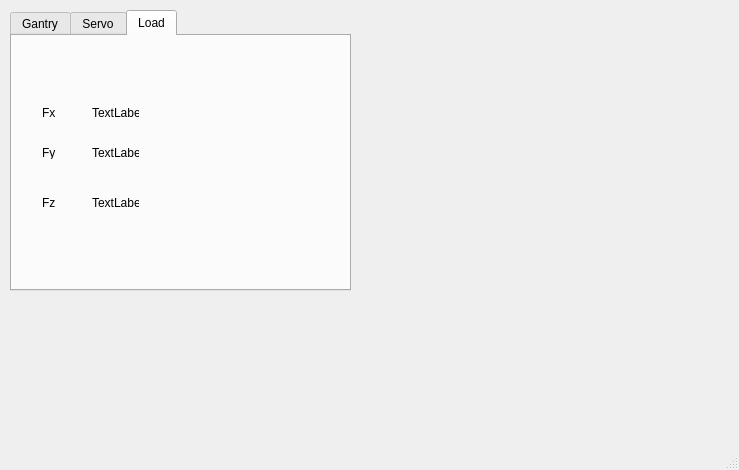
<?xml version="1.0" encoding="UTF-8"?>
<ui version="4.0">
 <class>MainWindow</class>
 <widget class="QMainWindow" name="MainWindow">
  <property name="geometry">
   <rect>
    <x>0</x>
    <y>0</y>
    <width>739</width>
    <height>470</height>
   </rect>
  </property>
  <property name="windowTitle">
   <string>MainWindow</string>
  </property>
  <widget class="QWidget" name="centralwidget">
   <widget class="QTabWidget" name="tabWidget">
    <property name="geometry">
     <rect>
      <x>10</x>
      <y>10</y>
      <width>341</width>
      <height>281</height>
     </rect>
    </property>
    <property name="currentIndex">
     <number>2</number>
    </property>
    <widget class="QWidget" name="tab">
     <attribute name="title">
      <string>Gantry</string>
     </attribute>
     <widget class="QLabel" name="setX">
      <property name="geometry">
       <rect>
        <x>10</x>
        <y>130</y>
        <width>31</width>
        <height>20</height>
       </rect>
      </property>
      <property name="text">
       <string>Set x</string>
      </property>
     </widget>
     <widget class="QSpinBox" name="xSpinBox">
      <property name="geometry">
       <rect>
        <x>60</x>
        <y>130</y>
        <width>91</width>
        <height>20</height>
       </rect>
      </property>
      <property name="minimum">
       <number>-1000000</number>
      </property>
      <property name="maximum">
       <number>1000000</number>
      </property>
      <property name="singleStep">
       <number>1000</number>
      </property>
     </widget>
     <widget class="QSpinBox" name="zSpinBox">
      <property name="geometry">
       <rect>
        <x>60</x>
        <y>210</y>
        <width>91</width>
        <height>22</height>
       </rect>
      </property>
      <property name="minimum">
       <number>-1000000</number>
      </property>
      <property name="maximum">
       <number>1000000</number>
      </property>
      <property name="singleStep">
       <number>1000</number>
      </property>
     </widget>
     <widget class="QSpinBox" name="ySpinBox">
      <property name="geometry">
       <rect>
        <x>60</x>
        <y>170</y>
        <width>91</width>
        <height>22</height>
       </rect>
      </property>
      <property name="minimum">
       <number>-1000000</number>
      </property>
      <property name="maximum">
       <number>1000000</number>
      </property>
      <property name="singleStep">
       <number>1000</number>
      </property>
     </widget>
     <widget class="QFrame" name="frame">
      <property name="geometry">
       <rect>
        <x>10</x>
        <y>10</y>
        <width>300</width>
        <height>80</height>
       </rect>
      </property>
      <property name="frameShape">
       <enum>QFrame::Box</enum>
      </property>
      <property name="frameShadow">
       <enum>QFrame::Raised</enum>
      </property>
      <widget class="QLabel" name="targetY">
       <property name="geometry">
        <rect>
         <x>160</x>
         <y>60</y>
         <width>47</width>
         <height>13</height>
        </rect>
       </property>
       <property name="text">
        <string>TextLabel</string>
       </property>
      </widget>
      <widget class="QLabel" name="targetZ">
       <property name="geometry">
        <rect>
         <x>230</x>
         <y>60</y>
         <width>47</width>
         <height>13</height>
        </rect>
       </property>
       <property name="text">
        <string>TextLabel</string>
       </property>
      </widget>
      <widget class="QLabel" name="currentZ">
       <property name="geometry">
        <rect>
         <x>230</x>
         <y>30</y>
         <width>47</width>
         <height>13</height>
        </rect>
       </property>
       <property name="text">
        <string>TextLabel</string>
       </property>
      </widget>
      <widget class="QLabel" name="currentY">
       <property name="geometry">
        <rect>
         <x>160</x>
         <y>30</y>
         <width>47</width>
         <height>13</height>
        </rect>
       </property>
       <property name="text">
        <string>TextLabel</string>
       </property>
      </widget>
      <widget class="QLabel" name="z">
       <property name="geometry">
        <rect>
         <x>230</x>
         <y>10</y>
         <width>47</width>
         <height>13</height>
        </rect>
       </property>
       <property name="text">
        <string>z</string>
       </property>
       <property name="alignment">
        <set>Qt::AlignCenter</set>
       </property>
      </widget>
      <widget class="QLabel" name="y">
       <property name="geometry">
        <rect>
         <x>160</x>
         <y>10</y>
         <width>47</width>
         <height>13</height>
        </rect>
       </property>
       <property name="text">
        <string>y</string>
       </property>
       <property name="alignment">
        <set>Qt::AlignCenter</set>
       </property>
      </widget>
      <widget class="QLabel" name="currentX">
       <property name="geometry">
        <rect>
         <x>90</x>
         <y>30</y>
         <width>47</width>
         <height>13</height>
        </rect>
       </property>
       <property name="text">
        <string>TextLabel</string>
       </property>
      </widget>
      <widget class="QLabel" name="targetX">
       <property name="geometry">
        <rect>
         <x>90</x>
         <y>60</y>
         <width>47</width>
         <height>13</height>
        </rect>
       </property>
       <property name="text">
        <string>TextLabel</string>
       </property>
      </widget>
      <widget class="QLabel" name="x">
       <property name="geometry">
        <rect>
         <x>90</x>
         <y>10</y>
         <width>47</width>
         <height>13</height>
        </rect>
       </property>
       <property name="layoutDirection">
        <enum>Qt::LeftToRight</enum>
       </property>
       <property name="text">
        <string>x</string>
       </property>
       <property name="alignment">
        <set>Qt::AlignCenter</set>
       </property>
      </widget>
      <widget class="QLabel" name="targetLabel">
       <property name="geometry">
        <rect>
         <x>20</x>
         <y>60</y>
         <width>47</width>
         <height>13</height>
        </rect>
       </property>
       <property name="text">
        <string>Target</string>
       </property>
      </widget>
      <widget class="QLabel" name="currentLabel">
       <property name="geometry">
        <rect>
         <x>20</x>
         <y>30</y>
         <width>47</width>
         <height>13</height>
        </rect>
       </property>
       <property name="text">
        <string>Current</string>
       </property>
      </widget>
     </widget>
     <widget class="QLabel" name="setZ">
      <property name="geometry">
       <rect>
        <x>10</x>
        <y>210</y>
        <width>31</width>
        <height>16</height>
       </rect>
      </property>
      <property name="text">
       <string>Set z</string>
      </property>
     </widget>
     <widget class="QLabel" name="setY">
      <property name="geometry">
       <rect>
        <x>10</x>
        <y>170</y>
        <width>31</width>
        <height>20</height>
       </rect>
      </property>
      <property name="text">
       <string>Set y</string>
      </property>
     </widget>
     <widget class="QPushButton" name="moveButton">
      <property name="geometry">
       <rect>
        <x>200</x>
        <y>210</y>
        <width>80</width>
        <height>21</height>
       </rect>
      </property>
      <property name="text">
       <string>Move</string>
      </property>
     </widget>
     <widget class="QRadioButton" name="relativeRadio">
      <property name="geometry">
       <rect>
        <x>90</x>
        <y>100</y>
        <width>84</width>
        <height>19</height>
       </rect>
      </property>
      <property name="text">
       <string>Relative</string>
      </property>
     </widget>
     <widget class="QPushButton" name="zeroButton">
      <property name="geometry">
       <rect>
        <x>200</x>
        <y>110</y>
        <width>80</width>
        <height>21</height>
       </rect>
      </property>
      <property name="text">
       <string>Zero</string>
      </property>
     </widget>
     <widget class="QPushButton" name="centerButton">
      <property name="geometry">
       <rect>
        <x>200</x>
        <y>160</y>
        <width>80</width>
        <height>21</height>
       </rect>
      </property>
      <property name="text">
       <string>Center</string>
      </property>
     </widget>
     <widget class="QRadioButton" name="absoluteRadio">
      <property name="geometry">
       <rect>
        <x>10</x>
        <y>100</y>
        <width>84</width>
        <height>19</height>
       </rect>
      </property>
      <property name="text">
       <string>Absolute</string>
      </property>
     </widget>
    </widget>
    <widget class="QWidget" name="tab_2">
     <attribute name="title">
      <string>Servo</string>
     </attribute>
     <widget class="QSpinBox" name="positionSpinBox">
      <property name="geometry">
       <rect>
        <x>90</x>
        <y>20</y>
        <width>81</width>
        <height>25</height>
       </rect>
      </property>
      <property name="maximum">
       <number>1023</number>
      </property>
     </widget>
     <widget class="QLabel" name="servoPositionLabel">
      <property name="geometry">
       <rect>
        <x>10</x>
        <y>25</y>
        <width>55</width>
        <height>16</height>
       </rect>
      </property>
      <property name="text">
       <string>Position</string>
      </property>
     </widget>
     <widget class="QLabel" name="servoSpeedLabel">
      <property name="geometry">
       <rect>
        <x>10</x>
        <y>75</y>
        <width>55</width>
        <height>16</height>
       </rect>
      </property>
      <property name="text">
       <string>Speed</string>
      </property>
     </widget>
     <widget class="QSpinBox" name="speedSpinBox">
      <property name="geometry">
       <rect>
        <x>90</x>
        <y>70</y>
        <width>81</width>
        <height>25</height>
       </rect>
      </property>
     </widget>
     <widget class="QPushButton" name="moveServo">
      <property name="geometry">
       <rect>
        <x>50</x>
        <y>140</y>
        <width>80</width>
        <height>25</height>
       </rect>
      </property>
      <property name="text">
       <string>Move</string>
      </property>
     </widget>
     <widget class="QLabel" name="currentServoPositionLabel">
      <property name="geometry">
       <rect>
        <x>20</x>
        <y>180</y>
        <width>101</width>
        <height>21</height>
       </rect>
      </property>
      <property name="text">
       <string>Current Position</string>
      </property>
     </widget>
     <widget class="QLabel" name="currentServoPosition">
      <property name="geometry">
       <rect>
        <x>270</x>
        <y>60</y>
        <width>101</width>
        <height>21</height>
       </rect>
      </property>
      <property name="text">
       <string/>
      </property>
     </widget>
    </widget>
    <widget class="QWidget" name="tab_3">
     <attribute name="title">
      <string>Load</string>
     </attribute>
     <widget class="QLabel" name="label">
      <property name="geometry">
       <rect>
        <x>30</x>
        <y>70</y>
        <width>47</width>
        <height>13</height>
       </rect>
      </property>
      <property name="text">
       <string>Fx</string>
      </property>
     </widget>
     <widget class="QLabel" name="label_2">
      <property name="geometry">
       <rect>
        <x>30</x>
        <y>110</y>
        <width>47</width>
        <height>13</height>
       </rect>
      </property>
      <property name="text">
       <string>Fy</string>
      </property>
     </widget>
     <widget class="QLabel" name="label_3">
      <property name="geometry">
       <rect>
        <x>30</x>
        <y>160</y>
        <width>47</width>
        <height>13</height>
       </rect>
      </property>
      <property name="text">
       <string>Fz</string>
      </property>
     </widget>
     <widget class="QLabel" name="label_4">
      <property name="geometry">
       <rect>
        <x>80</x>
        <y>70</y>
        <width>47</width>
        <height>13</height>
       </rect>
      </property>
      <property name="text">
       <string>TextLabel</string>
      </property>
     </widget>
     <widget class="QLabel" name="label_5">
      <property name="geometry">
       <rect>
        <x>80</x>
        <y>110</y>
        <width>47</width>
        <height>13</height>
       </rect>
      </property>
      <property name="text">
       <string>TextLabel</string>
      </property>
     </widget>
     <widget class="QLabel" name="label_6">
      <property name="geometry">
       <rect>
        <x>80</x>
        <y>160</y>
        <width>47</width>
        <height>13</height>
       </rect>
      </property>
      <property name="text">
       <string>TextLabel</string>
      </property>
     </widget>
    </widget>
   </widget>
  </widget>
  <widget class="QMenuBar" name="menubar">
   <property name="geometry">
    <rect>
     <x>0</x>
     <y>0</y>
     <width>739</width>
     <height>21</height>
    </rect>
   </property>
  </widget>
  <widget class="QStatusBar" name="statusbar"/>
 </widget>
 <layoutdefault spacing="6" margin="11"/>
 <resources/>
 <connections/>
</ui>
